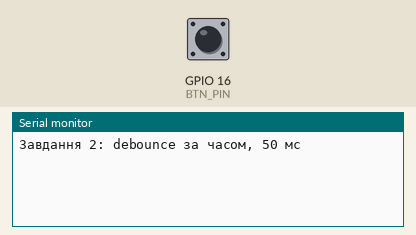
This program was run on a simulated ESP32-S3. On the bench: the last lines printed to the serial monitor. The test bench sets the inputs (shaded band); at power-on: GPIO 16 (BTN_PIN) HIGH.

Above: at 2.2 s.
2.3 s: GPIO 16 (BTN_PIN) pulled LOW for 0.15 s
At 3.5 s:
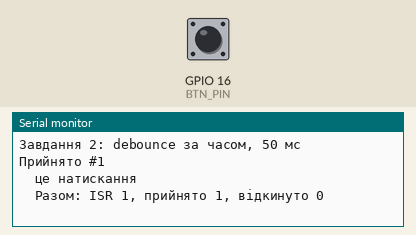
3.9 s: GPIO 16 (BTN_PIN) pulled LOW for 1 s
At 4.12 s:
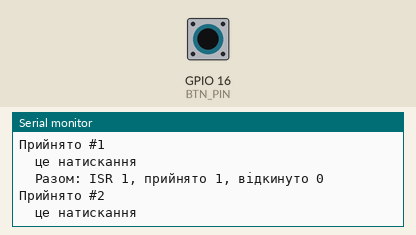
6.4 s: GPIO 16 (BTN_PIN) pulled LOW for 0.15 s
At 7.8 s:
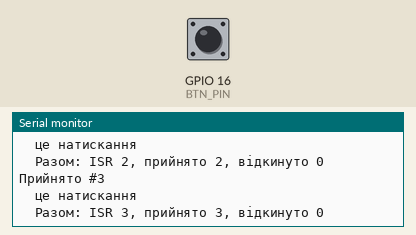

Measured:
- after the input at 2.3 s, the serial monitor: prints a new line at once (image 1)
- after the input at 3.9 s, the serial monitor: prints a new line at once (image 2)
- after the input at 6.4 s, the serial monitor: prints a new line at once (image 3)

The program:

main.cpp
```cpp
// Завдання 2. Software debounce через таймер (time-based)
//
// ISR лише ставить прапорець події. Уся логіка поза ISR, у loop():
// подія приймається, якщо з моменту попередньої ПРИЙНЯТОЇ події минуло >= 50 мс.
// Брязкіт натискання відкидається, але відпускання настає пізніше за 50 мс,
// тому його FALLING-фронти ще можуть дати хибне спрацювання.

#include <Arduino.h>

const uint8_t  BTN_PIN     = 16;   // GPIO16 -> кнопка -> GND, pull-up 10 кОм на 3V3
const uint32_t DEBOUNCE_MS = 50;
const uint32_t SUMMARY_QUIET_MS = 300;  // підсумок, коли кнопка 300 мс у спокої

volatile bool     eventFlag = false;
volatile uint32_t isrCount  = 0;   // «сирі» переривання, для порівняння

void IRAM_ATTR onButtonFalling() {
  isrCount++;
  eventFlag = true;                // ISR лише сигналізує
}

const uint32_t CLASSIFY_MS = 30;  // через 30 мс після прийнятої події дивимось, що це було

uint32_t accepted        = 0;
uint32_t lastAcceptedMs  = 0;
bool     classifyPending = false;
uint32_t lastIsrSeen     = 0;
uint32_t lastActivityMs  = 0;
bool     summaryPending  = false;

void setup() {
  Serial.begin(115200);
  pinMode(BTN_PIN, INPUT);         // підтяжка зовнішня 10 кОм
  attachInterrupt(digitalPinToInterrupt(BTN_PIN), onButtonFalling, FALLING);
  delay(1000);
  Serial.println("Завдання 2: debounce за часом, 50 мс");
}

void loop() {
  uint32_t now = millis();

  // ----- Debounce поза ISR -----
  if (eventFlag) {
    eventFlag = false;
    if (now - lastAcceptedMs >= DEBOUNCE_MS) {
      lastAcceptedMs = now;
      accepted++;
      classifyPending = true;
      Serial.printf("Прийнято #%lu\n", (unsigned long)accepted);
    }
    // інакше: менше 50 мс від попередньої прийнятої події - ігноруємо
  }

  // ----- Що це було: натискання чи відпускання (перевіряємо після брязкоту) -----
  if (classifyPending && now - lastAcceptedMs >= CLASSIFY_MS) {
    classifyPending = false;
    if (digitalRead(BTN_PIN) == LOW) {
      Serial.println("  це натискання");
    } else {
      Serial.println("  це ВІДПУСКАННЯ: хибне спрацювання");
    }
  }

  // ----- Підсумок після серії: скільки переривань відкинуто -----
  uint32_t isr = isrCount;
  if (isr != lastIsrSeen) {
    lastIsrSeen = isr;
    lastActivityMs = now;
    summaryPending = true;
  }
  if (summaryPending && now - lastActivityMs >= SUMMARY_QUIET_MS) {
    summaryPending = false;
    Serial.printf("  Разом: ISR %lu, прийнято %lu, відкинуто %lu\n",
                  (unsigned long)isr, (unsigned long)accepted, (unsigned long)(isr - accepted));
  }
}
```
